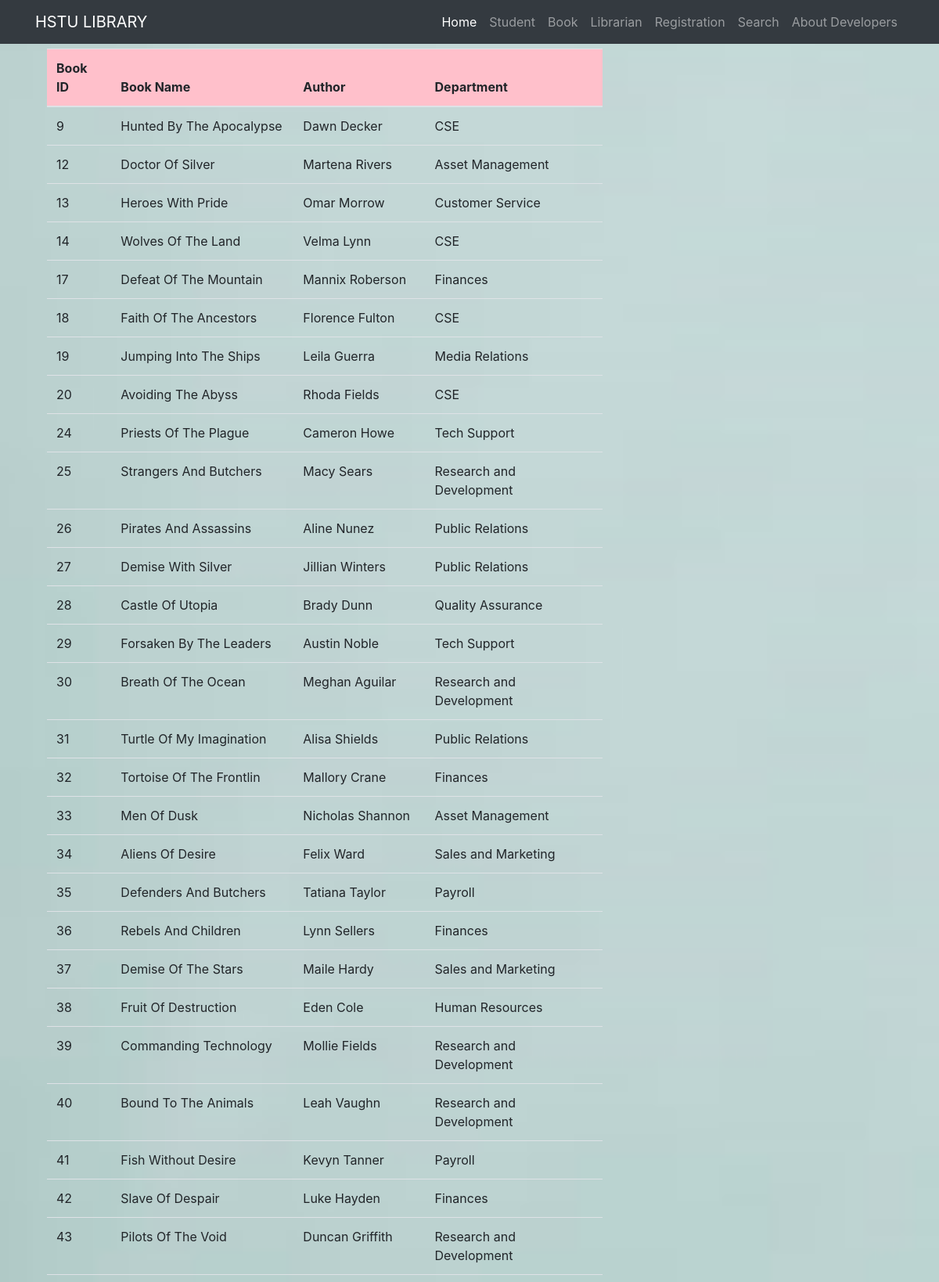
The app's page /searched_book_list.php (upper part) with its own data.
### tables this page shows
CREATE TABLE `book` (
  `book_id` int(11) NOT NULL,
  `book_name` varchar(25) NOT NULL,
  `author` varchar(25) NOT NULL,
  `department` varchar(25) NOT NULL
);

### searched_book_list.php (the view, shortened to what this page needs)
<?php
    $connect = mysqli_connect('localhost', 'root', '', 'library');
    $search_by = $_SESSION['search_by'];
    $select_all_rows = mysqli_query($connect, "SELECT * FROM book where book_name like  '%$search_by%'");
    $all_fetch = mysqli_fetch_all($select_all_rows, MYSQLI_ASSOC);
?>
<!DOCTYPE html>
<html lang="en">
<head>
    <link rel="stylesheet" href="https://cdnjs.cloudflare.com/ajax/libs/font-awesome/5.15.1/css/all.min.css"
 />
    <link rel="stylesheet" href="https://cdn.jsdelivr.net/npm/bootstrap@4.5.3/dist/css/bootstrap.min.css">
</head>
<body>
<nav class="navbar navbar-expand-lg navbar-dark bg-dark fixed-top">
    <div class="container">
      <a class="navbar-brand" href="#">HSTU LIBRARY</a>
      <div class="collapse navbar-collapse" id="navbarResponsive">
        <ul class="navbar-nav ml-auto">
          <li class="nav-item active">
            <a class="nav-link" href="home.php">Home
            </a>
          </li>
          <li class="nav-item">
            <a class="nav-link" href="student.php">Student</a>
          </li>
          <li class="nav-item">
            <a class="nav-link" href="book.php">Book</a>
          </li>
          <li class="nav-item">
            <a class="nav-link" href="librarian.php">Librarian</a>
          </li>
          <li class="nav-item">
            <a class="nav-link" href="registration.php">Registration</a>
          </li>
          <li class="nav-item">
            <a class="nav-link" href="search.php">Search</a>
          </li>
          <li class="nav-item">
            <a class="nav-link" href="dev.php">About Developers</a>
          </li>
        </ul>
      </div>
    </div>
  </nav>
    <div class="container">
        <div class = "col-md-8 mt-3">
        <h2 align = 'center'>Searched Book List</h2>
        <table class="table table-hover">
            <thead>
              <tr style = "background-color: pink ">
                <th scope="col">Book ID</th>
                <th scope="col">Book Name</th>
                <th scope="col">Author</th>
                <th scope="col">Department</th>
              </tr>
            </thead>
            <tbody>
                <?php
                    foreach($all_fetch as $single){ ?>
                        <tr>
                            <td> <?php echo $single['book_id'] ?> </td>
                            <td> <?php echo $single['book_name'] ?> </td>
                            <td> <?php echo $single['author'] ?> </td>
                            <td> <?php echo $single['department'] ?> </td>
                        </tr>
                <?php
                   }
                ?>
            </tbody>
          </table>
        </div>
    </div>
</body>
</html>

### searched_book_list.php (style rules this page uses)
body { background-image:url( img/book.jpg); background-repeat: no-repeat; background-size: cover; }

### records on screen
book: book_id "9", book_name "Hunted By The Apocalypse", author "Dawn Decker", department "CSE"
book: book_id "12", book_name "Doctor Of Silver", author "Martena Rivers", department "Asset Management"
book: book_id "13", book_name "Heroes With Pride", author "Omar Morrow", department "Customer Service"
book: book_id "14", book_name "Wolves Of The Land", author "Velma Lynn", department "CSE"
book: book_id "17", book_name "Defeat Of The Mountain", author "Mannix Roberson", department "Finances"
book: book_id "18", book_name "Faith Of The Ancestors", author "Florence Fulton", department "CSE"
book: book_id "19", book_name "Jumping Into The Ships", author "Leila Guerra", department "Media Relations"
book: book_id "20", book_name "Avoiding The Abyss", author "Rhoda Fields", department "CSE"
book: book_id "24", book_name "Priests Of The Plague", author "Cameron Howe", department "Tech Support"
book: book_id "25", book_name "Strangers And Butchers", author "Macy Sears", department "Research and Development"
book: book_id "26", book_name "Pirates And Assassins", author "Aline Nunez", department "Public Relations"
book: book_id "27", book_name "Demise With Silver", author "Jillian Winters", department "Public Relations"
book: book_id "28", book_name "Castle Of Utopia", author "Brady Dunn", department "Quality Assurance"
book: book_id "29", book_name "Forsaken By The Leaders", author "Austin Noble", department "Tech Support"
book: book_id "30", book_name "Breath Of The Ocean", author "Meghan Aguilar", department "Research and Development"
book: book_id "31", book_name "Turtle Of My Imagination", author "Alisa Shields", department "Public Relations"
book: book_id "32", book_name "Tortoise Of The Frontlin", author "Mallory Crane", department "Finances"
book: book_id "33", book_name "Men Of Dusk", author "Nicholas Shannon", department "Asset Management"
book: book_id "34", book_name "Aliens Of Desire", author "Felix Ward", department "Sales and Marketing"
book: book_id "35", book_name "Defenders And Butchers", author "Tatiana Taylor", department "Payroll"
book: book_id "36", book_name "Rebels And Children", author "Lynn Sellers", department "Finances"
book: book_id "37", book_name "Demise Of The Stars", author "Maile Hardy", department "Sales and Marketing"
book: book_id "38", book_name "Fruit Of Destruction", author "Eden Cole", department "Human Resources"
book: book_id "39", book_name "Commanding Technology", author "Mollie Fields", department "Research and Development"
book: book_id "40", book_name "Bound To The Animals", author "Leah Vaughn", department "Research and Development"
book: book_id "41", book_name "Fish Without Desire", author "Kevyn Tanner", department "Payroll"
book: book_id "42", book_name "Slave Of Despair", author "Luke Hayden", department "Finances"
book: book_id "43", book_name "Pilots Of The Void", author "Duncan Griffith", department "Research and Development"
